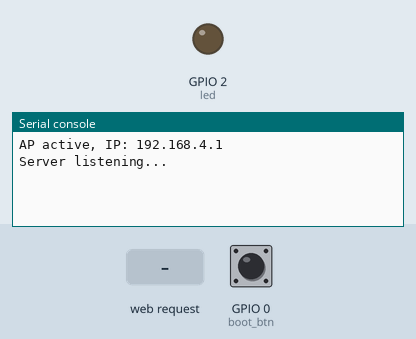
Recording of a program running on a simulated ESP32 board running MicroPython. Parts: output pins drawn as LEDs (lit = HIGH), the last lines printed to the serial console. The inputs (shaded band) are chosen by the test bench; at power-on: GPIO 0 (boot_btn) HIGH. The board's own WiFi access point starts at once; the clock reads 2024-03-15 10:24:30 at power-on unless the program sets it; library files of the repository ran but are not shown: 1 file(s).

Above: at 1.2 s.
1.3 s: HTTP request GET / received
At 1.7 s:
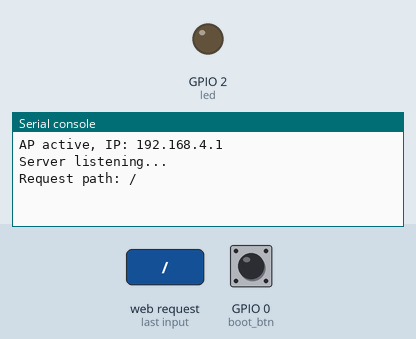
2.8 s: HTTP request GET /start received
At 4.0 s:
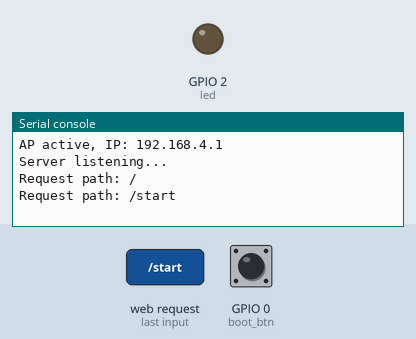
4.3 s: HTTP request GET /status received
At 5.2 s:
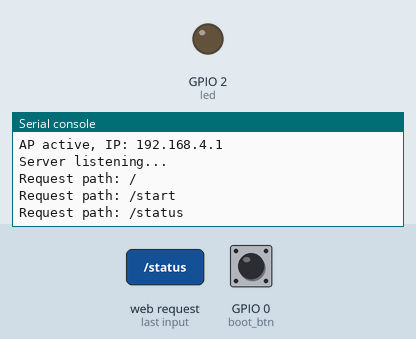

Measured:
- after the input at 1.3 s, the serial console: prints a new line at once (image 1)
- after the input at 2.8 s, the serial console: prints a new line at once (image 2)
- after the input at 4.3 s, the serial console: prints a new line at once (image 3)

The program:

main.py
```python
import network
import socket
from machine import Pin
import time

# --- LED et bouton BOOT ---
led = Pin(2, Pin.OUT)
boot_btn = Pin(0, Pin.IN, Pin.PULL_UP)
last_btn_state = 1
badge_present = False
badge_start_time = None
BADGE_TIMEOUT = 10  # secondes

# --- Badge valide ---
valid_rfid = ["123456789"]
badge_status = "En attente"

# --- HTML front ---
html = """<!DOCTYPE html>
<html>
<head><meta charset="utf-8"><title>ESP32 RFID Login</title></head>
<body>
<h1>Connexion RFID</h1>
<button onclick="startLogin()">Se connecter</button>
<p id="status">En attente</p>
<script>
function startLogin(){
    fetch('/start');
    document.getElementById('status').innerText = 'Lecture du badge...';
    var interval = setInterval(function(){
        fetch('/status').then(r => r.text()).then(s => {
            document.getElementById('status').innerText = s;
            if(s.includes('OK') || s.includes('TIMEOUT')) clearInterval(interval);
        });
    }, 500);
}
</script>
</body>
</html>
"""

# --- AP Wi-Fi ---
ap = network.WLAN(network.AP_IF)
ap.active(True)
ap.config(essid="ESP32_AP", password="12345678")
print("AP active, IP:", ap.ifconfig()[0])

# --- Serveur HTTP ---
s = socket.socket(socket.AF_INET, socket.SOCK_STREAM)
s.bind(('0.0.0.0', 80))
s.listen(5)
print("Server listening...")

while True:
    # --- Vérifier bouton BOOT ---
    current = boot_btn.value()
    if last_btn_state == 1 and current == 0:
        badge_present = True
        print("BOOT pressed → badge simulé")
        time.sleep(0.2)
    last_btn_state = current

    # --- Accepter connexions HTTP ---
    conn, addr = s.accept()
    try:
        req = conn.recv(1024).decode()
        path = req.split(' ')[1]
        print("Request path:", path)

        if path == "/":
            # reset état front
            badge_status = "En attente"
            badge_start_time = None
            conn.send(b"HTTP/1.0 200 OK\r\nContent-type: text/html\r\n\r\n")
            conn.send(html.encode())

        elif path == "/start":
            badge_status = "Lecture du badge..."
            badge_start_time = time.time()
            badge_present = False
            conn.send(b"HTTP/1.0 200 OK\r\nContent-type: text/plain\r\n\r\nOK")

        elif path == "/status":
            now = time.time()
            if badge_present:
                if "123456789" in valid_rfid:
                    led.value(1)
                    badge_status = "Badge OK! LED allumée"
                else:
                    led.value(0)
                    badge_status = "Badge refusé"
                badge_present = False
                badge_start_time = None
            elif badge_start_time and (now - badge_start_time) > BADGE_TIMEOUT:
                badge_status = "TIMEOUT"
                badge_start_time = None
            conn.send(b"HTTP/1.0 200 OK\r\nContent-type: text/plain\r\n\r\n")
            conn.send(badge_status.encode())
        else:
            conn.send(b"HTTP/1.0 404 Not Found\r\n\r\n")
        conn.close()
    except Exception as e:
        print("Error:", e)
        conn.close()
```
